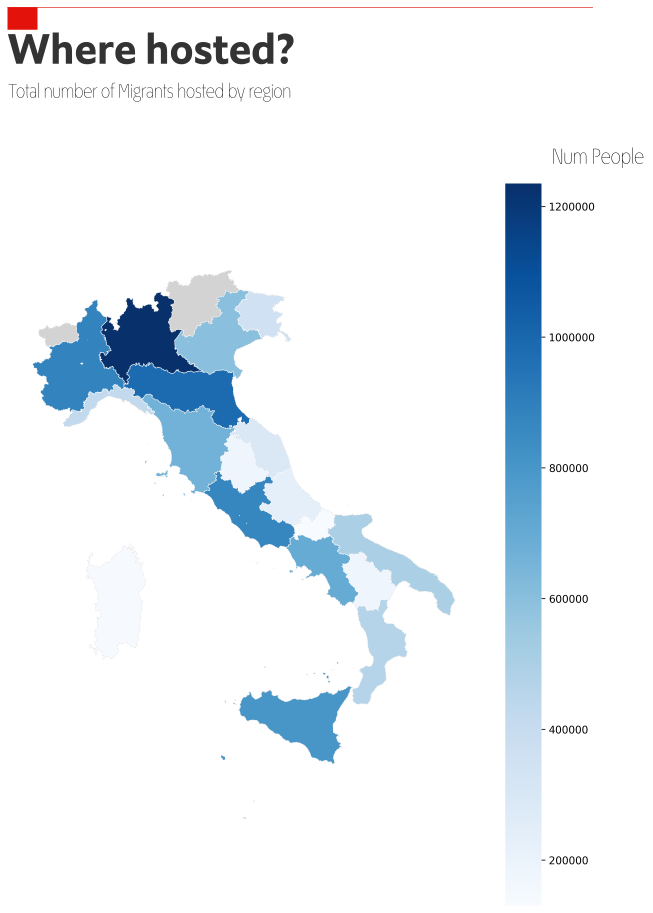
#> input picture outputs/italian_map.png, 2611 x 3652 px (shown at 1/4 size)
$ jupyter execute --allow-errors infographic.ipynb
#> lines starting #> are read from the running program, lines starting #| are printed output that depends on the picture
[cell 1]
import matplotlib.pyplot as plt
from matplotlib.font_manager import FontProperties
import matplotlib.pyplot as plt
import matplotlib.font_manager as fm
from matplotlib.patches import Rectangle

[cell 2]
# creating title
font_path = '../data/econosans/ecosans-bol.woff2.ttf'  # Update this path
custom_font = FontProperties(fname=font_path, size=35)
font_path2 = '../data/econosans/EconoSansReduced-35Thin.ttf'
custom_font2 = FontProperties(fname=font_path2, size=100)

fig, ax = plt.subplots(figsize=(24, 1))
fig.text(
    0.38, 0.5, "Migration Flows in Italy ",
    fontsize=40, fontweight="bold", fontproperties=custom_font
)
fig.text(
    0.18, 0.1, "Data on Migrants'Arrivals in Italy independently collected by the project LiberiamoliTutti that releases a dataset every month of public utility",
    fontsize=25, fontproperties=custom_font2, fontweight= "bold"
)
ax.set_axis_off()
#> (the rest of this cell did not finish here and is left out)

[cell 3]
fig = plt.figure(figsize=(10, 4))  # Set the figure size as requested
ax = fig.add_subplot(111)

# General introduction text and keywords with descriptions
intro_text = "Different centers present:"
keywords_descriptions = [
    ("HOTSPOTS:", "crisis centers located at landing areas providing initial medical aid", '#006BA2'),
    ("ACCOGLIENZA CENTERS:", "focused on asylum seekers offering healthcare and social services", '#3EBCD2'),
    ("SAI (Reception and Integration System)", "serves those with protection status focusing on employment and integration", '#379A8B'),
    ("SIPROIMI now replaced by SAI:", "for protected individuals or special categories excluding asylum seekers", '#EBB434')
]

# Initial Y position and line height for manual adjustments
y_pos = 0.85
line_height = 0.15  # Adjust for the new figure dimensions

# Plot each piece of text
fig.text(0.05, y_pos, intro_text, fontsize=20, fontproperties=custom_font)
y_pos -= line_height  # Adjust position after the intro text
x = [0.013, 0.013, 0.01, 0.012]
i = 0
for keyword, description, color in keywords_descriptions:
    fig.text(0.05, y_pos, keyword, fontsize=15, fontproperties=custom_font, color=color)
    keyword_width_approx = len(keyword) * x[i] # Adjust this as necessary
    fig.text(0.05 + keyword_width_approx, y_pos, description, fontsize=14, fontproperties=custom_font2)
    y_pos -= line_height
    i +=1

# Draw a rectangle around all the text
# Adjust these values as needed to fit all your text
rect_x = 0.03  # X position of the rectangle
rect_y = y_pos + line_height/2  # Y position of the rectangle, adjusted to the bottom text
rect_width = 0.94  # Width of the rectangle
rect_height = 0.85 - rect_y + 0.02  # Height of the rectangle

# Create a rectangle patch
rect = Rectangle((rect_x, rect_y), rect_width, rect_height, linewidth=1, edgecolor='red', facecolor='none')
ax.add_patch(rect)
ax.text(x=0.12, y=0.1, s="""Source: Cruscotto statistico giornaliero via www.libertaciviliimmigrazione.dlci.interno.gov.it/it \n [LiberiamoliTutti!](/https://github.com/ondata/liberiamoli-tutti/tree/main/sbarchi-migranti)""", transform=fig.transFigure, ha='left', fontsize=15, alpha=.7, fontproperties=custom_font2)
plt.axis('off')  # Hide axes
#> (the rest of this cell did not finish here and is left out)

[cell 4]
from PIL import Image

# Define the DPI for the conversion (common print quality is 300 DPI)
dpi = 300

# Function to convert inches to pixels
def inches_to_pixels(inches):
    return int(inches * dpi)

# Load the images
italian_map = Image.open('../outputs/italian_map.png')
#> italian_map is the input picture: PIL image 2611x3652 RGBA; mean R, G, B, A 235.7, 241.6, 246.4, 255

prova_title = Image.open('../outputs/title.png')
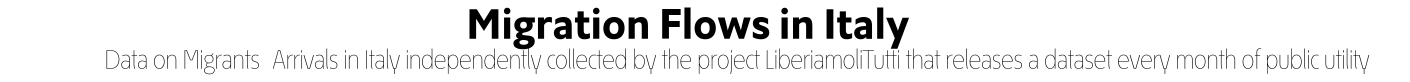
#> input picture outputs/title.png, 5640 x 327 px (shown at 1/4 size)
#> prova_title is the input picture: PIL image 5640x327 RGBA; mean R, G, B, A 236.9, 236.9, 236.9, 255
world_map = Image.open('../outputs/world_map.png')
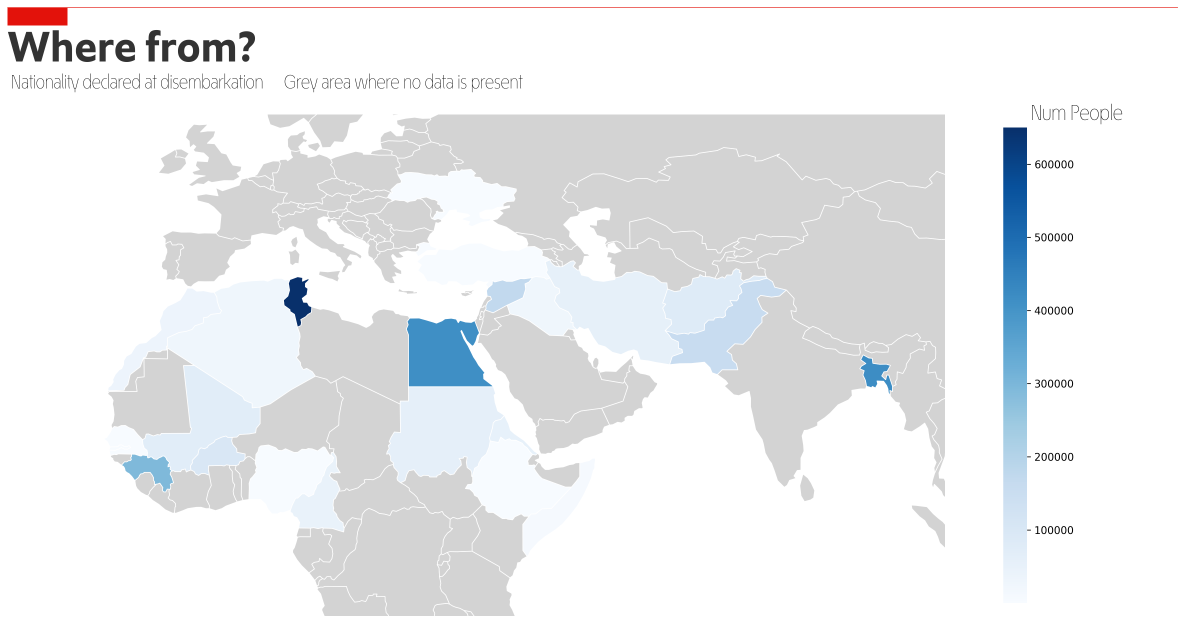
#> input picture outputs/world_map.png, 4740 x 2494 px (shown at 1/4 size)
#> world_map is the input picture: PIL image 4740x2494 RGBA; mean R, G, B, A 236.5, 238.2, 240, 255
pies = Image.open('../outputs/pies.png')
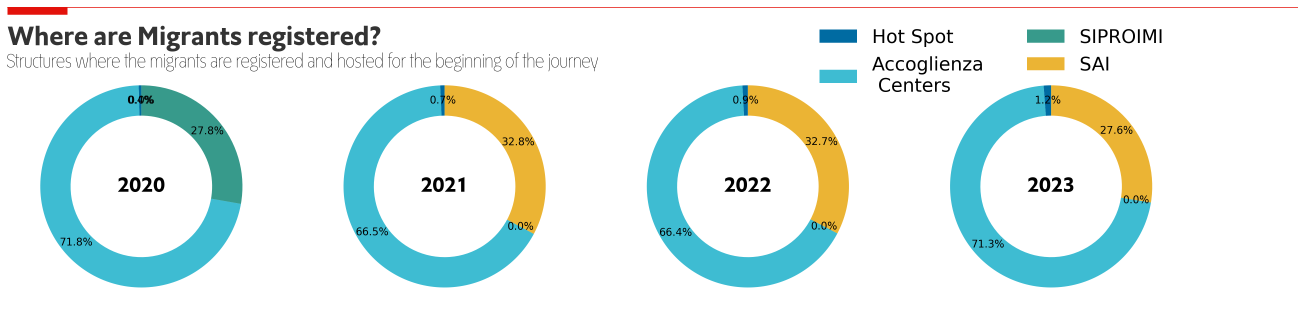
#> input picture outputs/pies.png, 5220 x 1281 px (shown at 1/4 size)
#> pies is the input picture: PIL image 5220x1281 RGBA; mean R, G, B, A 226, 238.3, 235.9, 255
timeserie = Image.open('../outputs/timeserie.png')
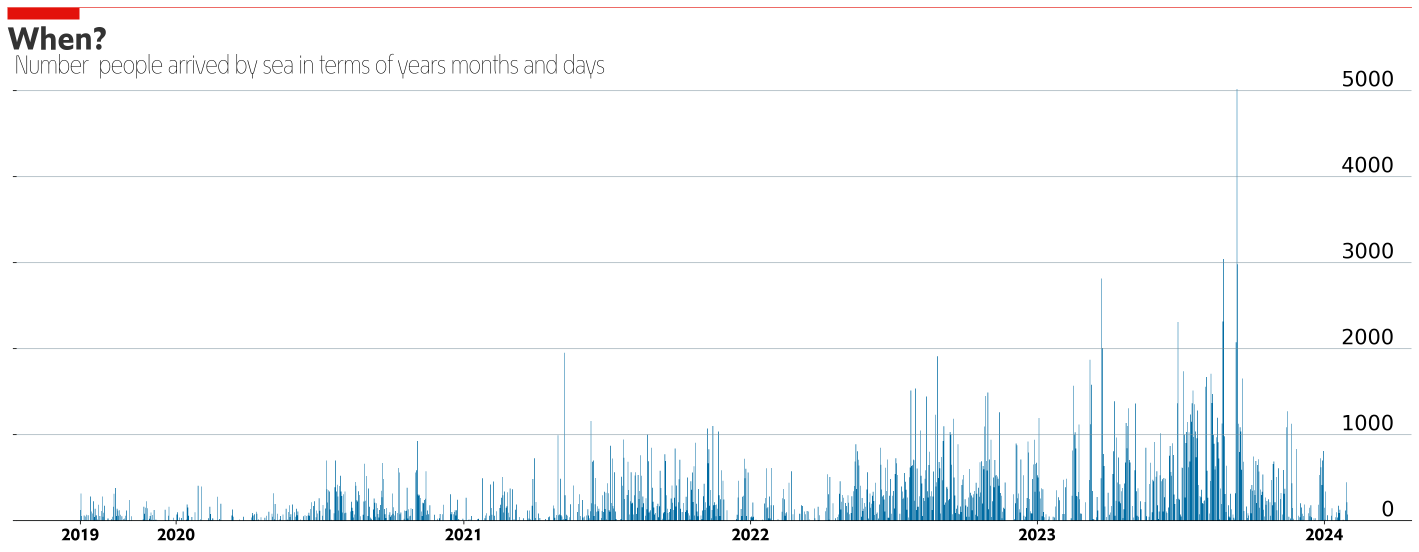
#> input picture outputs/timeserie.png, 5676 x 2207 px (shown at 1/4 size)
#> timeserie is the input picture: PIL image 5676x2207 RGBA; mean R, G, B, A 246.1, 248.4, 249.8, 255
description = Image.open('../outputs/description.png')
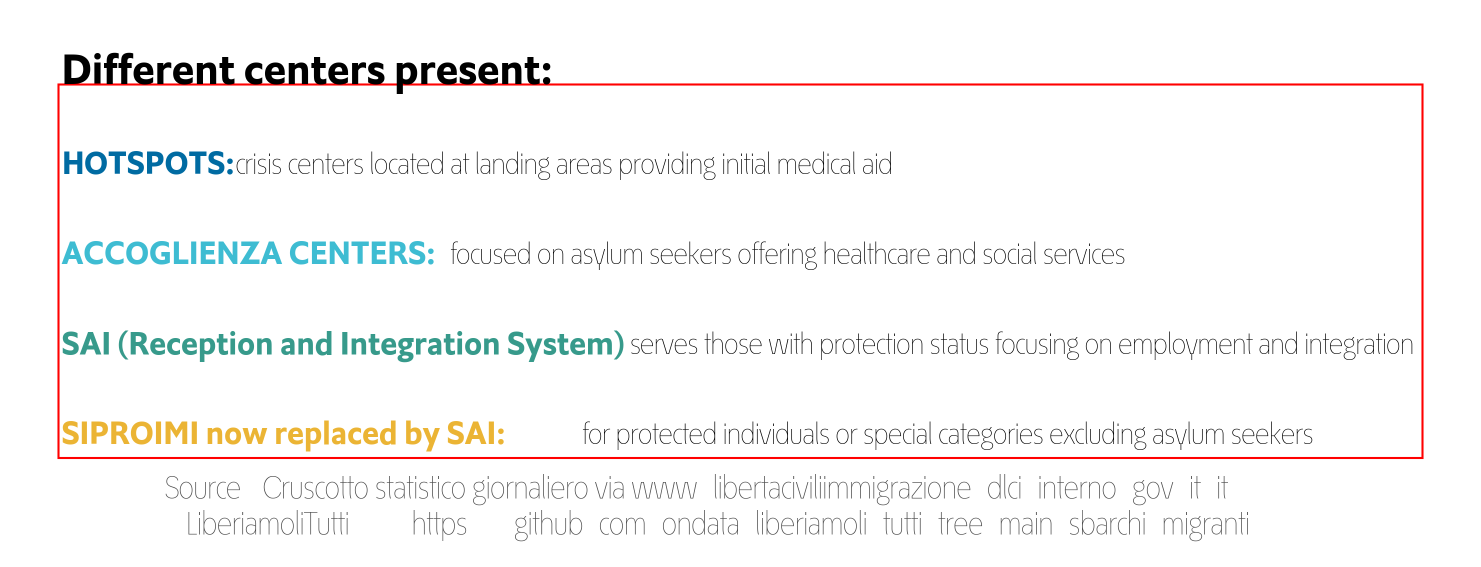
#> input picture outputs/description.png, 2961 x 1134 px (shown at 1/2 size)
#> description is the input picture: PIL image 2961x1134 RGBA; mean R, G, B, A 247.4, 246.5, 245.9, 255


# Calculate the dimensions based on the DPI
width_A = inches_to_pixels(10)  # Width of Italian map in pixels
height_A = inches_to_pixels(15)  # Height of Italian map in pixels

width_B = inches_to_pixels(24)   # Width of the title in pixels
height_B = inches_to_pixels(1)  # Height of the title in pixels

width_C = inches_to_pixels(14) # Width of World map in pixels
height_C = inches_to_pixels(9.5)  # Height of World map in pixels

width_D = inches_to_pixels(14) # Width of Timeseries in pixels
height_D = inches_to_pixels(5)  # Height of Timeseries in pixels

# Assuming pies.png is the combined pie charts image
width_F = inches_to_pixels(14)  # Width of pies in pixels
height_F = inches_to_pixels(4.5)  # Height of pies in pixels

width_X = inches_to_pixels(10)  # Width of description
height_X = inches_to_pixels(4)  # Height of description


# Create a new image with the intended final size in pixels
final_width = inches_to_pixels(24)
final_height = inches_to_pixels(20)
final_image = Image.new('RGB', (final_width, final_height), 'white')
#> final_image: PIL image 7200x6000 RGB; every value is 255

# Resize images if necessary
italian_map = italian_map.resize((width_A, height_A))
#> italian_map: PIL image 3000x4500 RGBA
prova_title = prova_title.resize((width_B, height_B))
#> prova_title: PIL image 7200x300 RGBA
world_map = world_map.resize((width_C, height_C))
#> world_map: PIL image 4200x2850 RGBA
timeserie = timeserie.resize((width_D, height_D))
#> timeserie: PIL image 4200x1500 RGBA
pies = pies.resize((width_F, height_F))
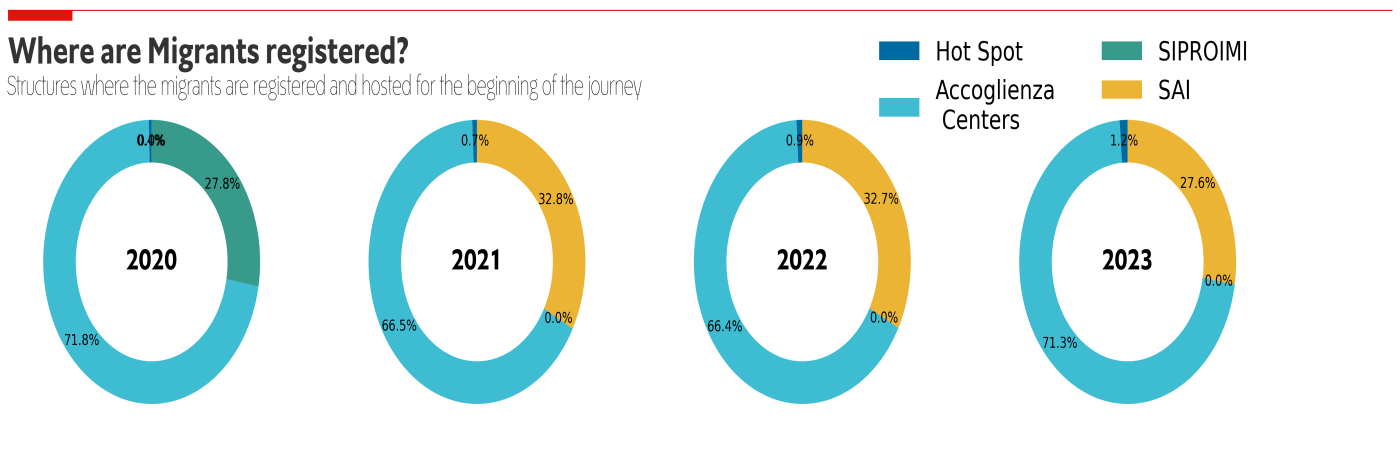
#> pies: PIL image 4200x1350 RGBA (shown at 1/3 size); mean R, G, B, A 226, 238.3, 235.9, 255
description = description.resize((width_X, height_X))
#> description: PIL image 3000x1200 RGBA

# Paste the images into the final image at calculated positions
final_image.paste(prova_title, (0, 0))  # title
final_image.paste(italian_map, (0,height_B))
final_image.paste(world_map, (width_A, height_B))  # C to the right of A
final_image.paste(timeserie, (width_A, height_B + height_C))  # D below C
final_image.paste(pies, (width_A, height_B + height_C + height_D ))
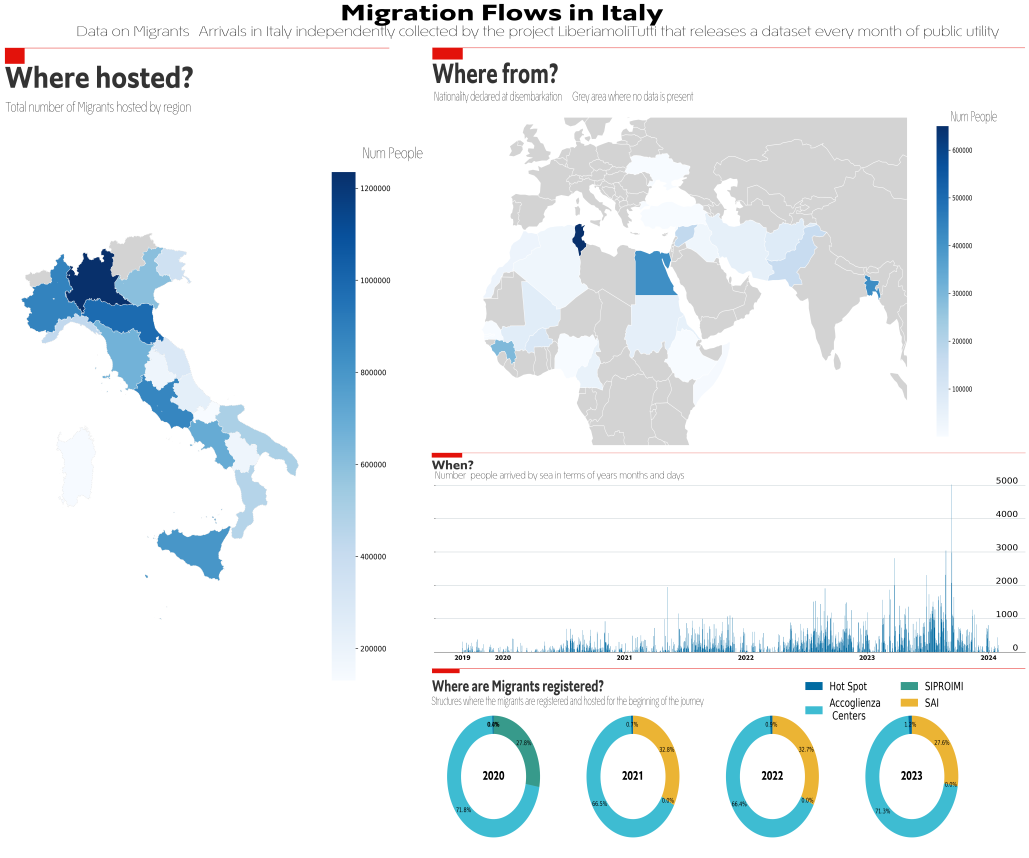
#> final_image: PIL image 7200x6000 RGB (shown at 1/7 size); mean R, G, B 237.8, 242.1, 244
final_image.paste(description, (0, height_B + height_A ))

# Save the final image to a file
final_image_path = '../outputs/final_combined_image.png'
final_image.save(final_image_path)

# Print out the path to the saved image
print(f"Image saved to {final_image_path}")
